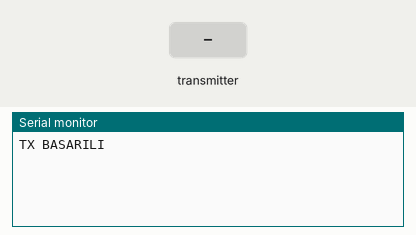
A sketch run on a simulated Arduino Uno, built with avr-gcc and run on an emulated ATmega328P. Shown: the last lines printed to the serial monitor. The test bench sets the inputs (shaded band). No radio packets arrive unless stated.

Above: at 1.2 s.
1.3 s: the transmitter starts sending sender = 0
At 1.37 s:
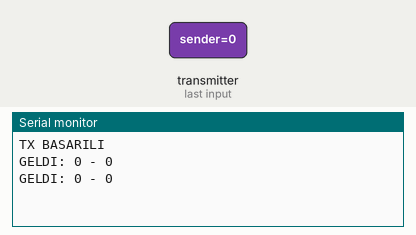
3.2 s: the transmitter starts sending counter = 256
At 3.27 s:
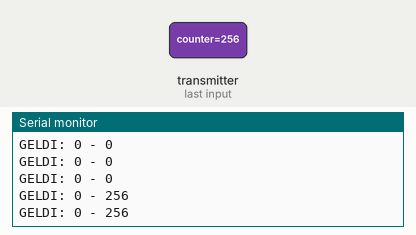
4.7 s: the transmitter starts sending sender = 1
At 4.77 s:
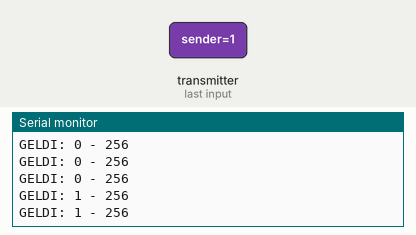
6.2 s: the transmitter starts sending counter = 0
At 6.27 s:
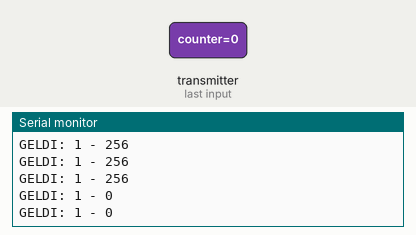

The sketch:

UNOveNano.ino
```cpp
#include <SPI.h>
#include <nRF24L01.h>
#include <RF24.h>
#include <Wire.h>
#include <Adafruit_GFX.h>
#include <Adafruit_SSD1306.h>

RF24 radio(9, 10);

const byte address1[6] = "AWU01";
const byte address2[6] = "AWU02";

#ifdef ARDUINO_AVR_NANO
#define DEVICE_ID "NANO"
Adafruit_SSD1306 display(128, 64, &Wire, -1);
#else
#define DEVICE_ID "UNO"
#endif

struct Packet {
  char sender[8];
  unsigned long counter;
};

unsigned long lastSend = 0;
unsigned long counter = 0;

void setup() {
  Serial.begin(9600);

#ifdef ARDUINO_AVR_NANO
  display.begin(SSD1306_SWITCHCAPVCC, 0x3C);
  display.clearDisplay();
  display.setTextColor(SSD1306_WHITE);
  display.setTextSize(1);
  display.setCursor(0, 0);
  display.println("NANO RX/TX");
  display.println("Bekleniyor...");
  display.display();
#endif

  radio.begin();
  radio.setPALevel(RF24_PA_LOW);
  radio.setDataRate(RF24_250KBPS);
  radio.setAutoAck(true);

#ifdef ARDUINO_AVR_NANO
  radio.openWritingPipe(address2);
  radio.openReadingPipe(1, address1);
#else
  radio.openWritingPipe(address1);
  radio.openReadingPipe(1, address2);
#endif

  radio.startListening();
}

void loop() {

  // Gelen verileri dinle
  if (radio.available()) {
    Packet packet;
    radio.read(&packet, sizeof(packet));

    Serial.print("GELDI: ");
    Serial.print(packet.sender);
    Serial.print(" - ");
    Serial.println(packet.counter);

#ifdef ARDUINO_AVR_NANO
    display.clearDisplay();
    display.setTextSize(2);
    display.setCursor(0, 10);
    display.println("VERI");
    display.println("GELDI!");
    display.setTextSize(1);
    display.setCursor(0, 52);
    display.print(packet.sender);
    display.print(" #");
    display.print(packet.counter);
    display.display();
#endif
  }

  // Her saniye veri gönder
  if (millis() - lastSend >= 1000) {
    lastSend = millis();

    Packet packet;
    strncpy(packet.sender, DEVICE_ID, sizeof(packet.sender));
    packet.sender[sizeof(packet.sender) - 1] = '\0';
    packet.counter = ++counter;

    radio.stopListening();
    bool ok = radio.write(&packet, sizeof(packet));
    radio.startListening();

    Serial.println(ok ? "TX BASARILI" : "TX BASARISIZ");
  }
}
```

Measured:
- after the input at 1.3 s, the serial monitor: prints a new line at once (image 1)
- after the input at 3.2 s, the serial monitor: prints a new line at once (image 2)
- after the input at 4.7 s, the serial monitor: prints a new line at once (image 3)
- after the input at 6.2 s, the serial monitor: prints a new line at once (image 4)
